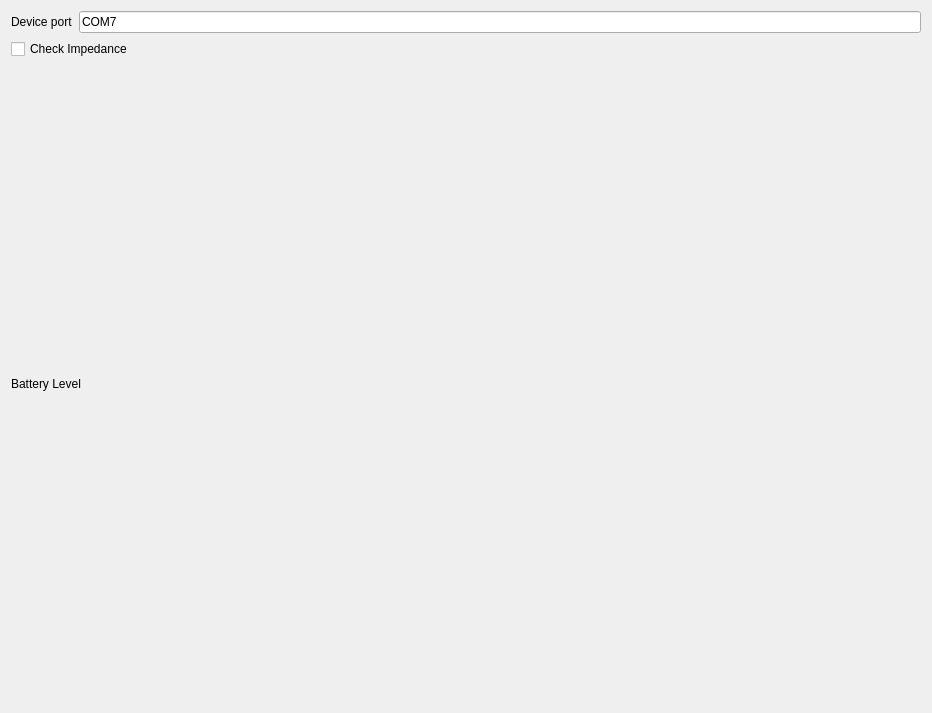
<?xml version="1.0" encoding="UTF-8"?>
<ui version="4.0">
 <class>form</class>
 <widget class="QWidget" name="form">
  <property name="geometry">
   <rect>
    <x>0</x>
    <y>0</y>
    <width>932</width>
    <height>713</height>
   </rect>
  </property>
  <property name="sizePolicy">
   <sizepolicy hsizetype="Preferred" vsizetype="Minimum">
    <horstretch>0</horstretch>
    <verstretch>0</verstretch>
   </sizepolicy>
  </property>
  <property name="windowTitle">
   <string>Form</string>
  </property>
  <layout class="QVBoxLayout" name="verticalLayout">
   <item>
    <layout class="QHBoxLayout" name="horizontalLayout_2">
     <item>
      <widget class="QLabel" name="label_2">
       <property name="text">
        <string>Device port</string>
       </property>
      </widget>
     </item>
     <item>
      <widget class="QLineEdit" name="device_port_lineedit">
       <property name="text">
        <string>COM7</string>
       </property>
      </widget>
     </item>
    </layout>
   </item>
   <item>
    <widget class="QCheckBox" name="check_impedance_chkbx">
     <property name="text">
      <string>Check Impedance</string>
     </property>
    </widget>
   </item>
   <item>
    <layout class="QHBoxLayout" name="horizontalLayout">
     <item>
      <widget class="QLabel" name="label">
       <property name="text">
        <string>Battery Level</string>
       </property>
      </widget>
     </item>
    </layout>
   </item>
  </layout>
 </widget>
 <resources/>
 <connections/>
</ui>
